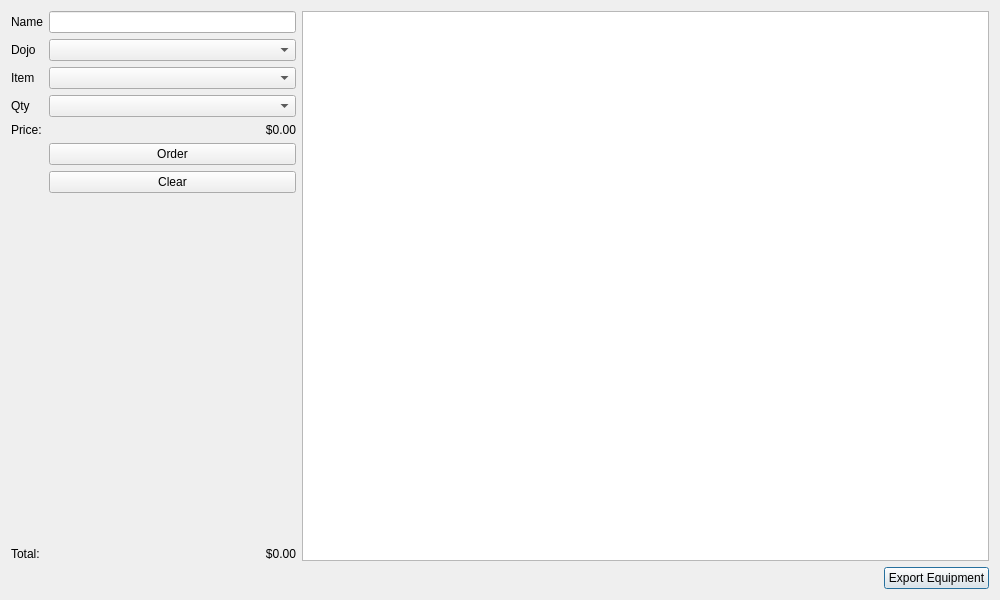
<?xml version="1.0" encoding="UTF-8"?>
<ui version="4.0">
 <class>EquipmentWindow</class>
 <widget class="QDialog" name="EquipmentWindow">
  <property name="geometry">
   <rect>
    <x>0</x>
    <y>0</y>
    <width>1000</width>
    <height>600</height>
   </rect>
  </property>
  <property name="windowTitle">
   <string>Equipment</string>
  </property>
  <layout class="QGridLayout" name="gridLayout">
   <item row="1" column="4">
    <spacer name="horizontalSpacer_3">
     <property name="orientation">
      <enum>Qt::Horizontal</enum>
     </property>
     <property name="sizeHint" stdset="0">
      <size>
       <width>40</width>
       <height>5</height>
      </size>
     </property>
    </spacer>
   </item>
   <item row="0" column="3" colspan="3">
    <widget class="QTableWidget" name="tableWidget"/>
   </item>
   <item row="1" column="3">
    <spacer name="horizontalSpacer">
     <property name="orientation">
      <enum>Qt::Horizontal</enum>
     </property>
     <property name="sizeHint" stdset="0">
      <size>
       <width>40</width>
       <height>5</height>
      </size>
     </property>
    </spacer>
   </item>
   <item row="1" column="5">
    <widget class="QPushButton" name="pushButton_equipmentexport">
     <property name="text">
      <string>Export Equipment</string>
     </property>
    </widget>
   </item>
   <item row="0" column="0">
    <layout class="QFormLayout" name="formLayout">
     <item row="2" column="0">
      <widget class="QLabel" name="label_2">
       <property name="text">
        <string>Item</string>
       </property>
      </widget>
     </item>
     <item row="3" column="0">
      <widget class="QLabel" name="label">
       <property name="text">
        <string>Qty</string>
       </property>
      </widget>
     </item>
     <item row="4" column="0">
      <widget class="QLabel" name="label_3">
       <property name="text">
        <string>Price:</string>
       </property>
      </widget>
     </item>
     <item row="2" column="1">
      <widget class="QComboBox" name="comboBox"/>
     </item>
     <item row="3" column="1">
      <widget class="QComboBox" name="comboBox_2"/>
     </item>
     <item row="4" column="1">
      <widget class="QLabel" name="label_6">
       <property name="text">
        <string>$0.00</string>
       </property>
       <property name="alignment">
        <set>Qt::AlignRight|Qt::AlignTrailing|Qt::AlignVCenter</set>
       </property>
      </widget>
     </item>
     <item row="0" column="1">
      <widget class="QLineEdit" name="lineEdit"/>
     </item>
     <item row="0" column="0">
      <widget class="QLabel" name="label_5">
       <property name="text">
        <string>Name</string>
       </property>
      </widget>
     </item>
     <item row="1" column="0">
      <widget class="QLabel" name="label_4">
       <property name="text">
        <string>Dojo</string>
       </property>
      </widget>
     </item>
     <item row="1" column="1">
      <widget class="QComboBox" name="comboBox_3"/>
     </item>
     <item row="9" column="0">
      <widget class="QLabel" name="label_7">
       <property name="text">
        <string>Total:</string>
       </property>
      </widget>
     </item>
     <item row="9" column="1">
      <widget class="QLabel" name="label_8">
       <property name="text">
        <string>$0.00</string>
       </property>
       <property name="alignment">
        <set>Qt::AlignRight|Qt::AlignTrailing|Qt::AlignVCenter</set>
       </property>
      </widget>
     </item>
     <item row="5" column="1">
      <widget class="QPushButton" name="pushButton">
       <property name="text">
        <string>Order</string>
       </property>
      </widget>
     </item>
     <item row="6" column="1">
      <widget class="QPushButton" name="pushButton_2">
       <property name="text">
        <string>Clear</string>
       </property>
      </widget>
     </item>
     <item row="7" column="1">
      <spacer name="verticalSpacer">
       <property name="orientation">
        <enum>Qt::Vertical</enum>
       </property>
       <property name="sizeHint" stdset="0">
        <size>
         <width>20</width>
         <height>40</height>
        </size>
       </property>
      </spacer>
     </item>
     <item row="8" column="1">
      <spacer name="verticalSpacer_2">
       <property name="orientation">
        <enum>Qt::Vertical</enum>
       </property>
       <property name="sizeHint" stdset="0">
        <size>
         <width>20</width>
         <height>40</height>
        </size>
       </property>
      </spacer>
     </item>
    </layout>
   </item>
  </layout>
 </widget>
 <tabstops>
  <tabstop>lineEdit</tabstop>
  <tabstop>comboBox_3</tabstop>
  <tabstop>comboBox</tabstop>
  <tabstop>comboBox_2</tabstop>
  <tabstop>pushButton</tabstop>
  <tabstop>pushButton_2</tabstop>
  <tabstop>pushButton_equipmentexport</tabstop>
  <tabstop>tableWidget</tabstop>
 </tabstops>
 <resources/>
 <connections/>
</ui>
